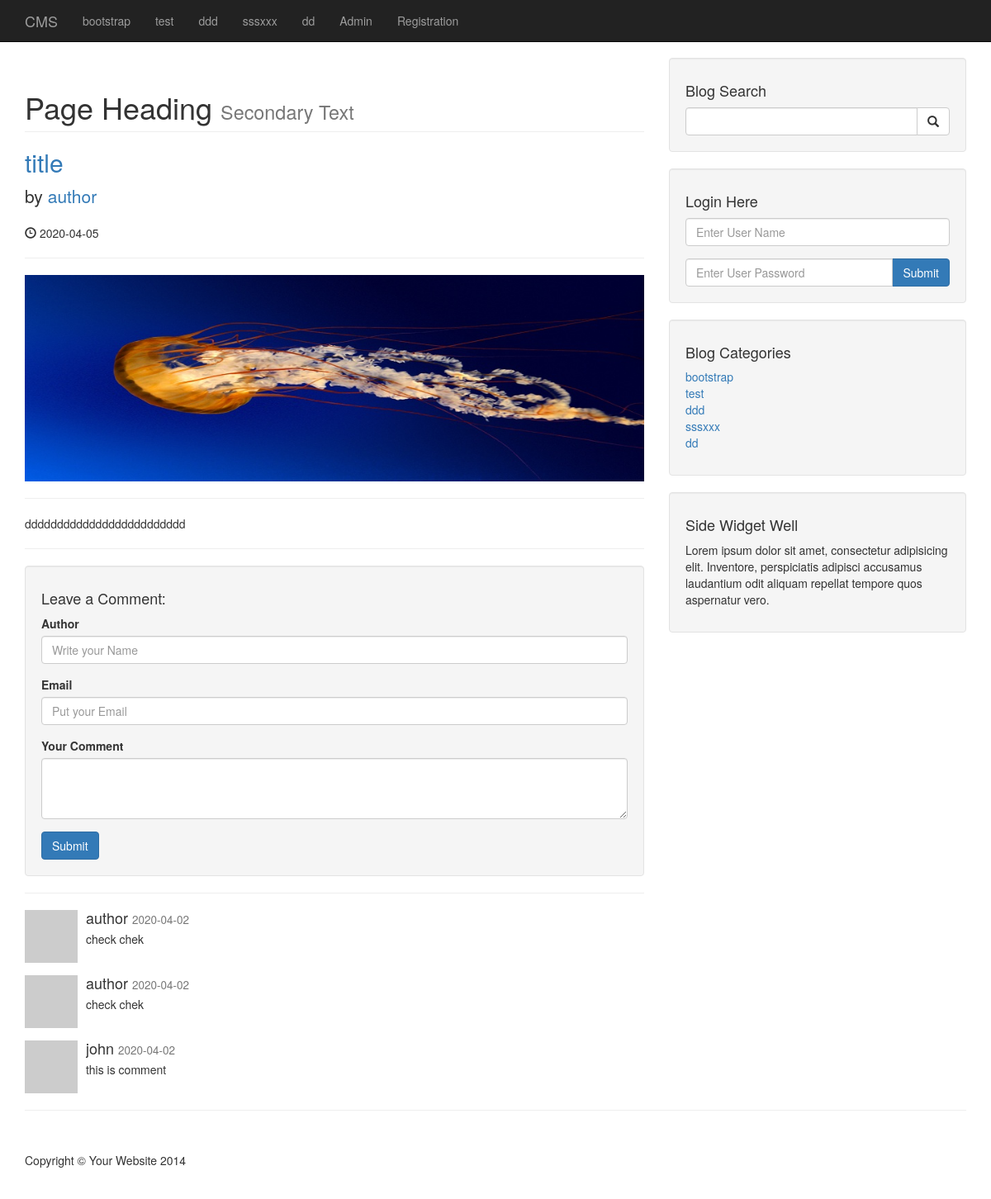
Screenshot of /post.php?p_id=4 with the database file from the repository.
### tables this page shows
CREATE TABLE `catagories` (
  `catId` int(3) NOT NULL,
  `catTitle` varchar(255) NOT NULL
);

CREATE TABLE `posts` (
  `postId` int(3) NOT NULL,
  `postCatagoryId` int(3) NOT NULL,
  `postTitle` varchar(255) NOT NULL,
  `postAuthor` varchar(255) NOT NULL,
  `postDate` date NOT NULL,
  `postImage` text NOT NULL,
  `postContent` text NOT NULL,
  `postTags` varchar(255) NOT NULL,
  `postCommentCount` int(11) NOT NULL,
  `postStatus` varchar(255) NOT NULL DEFAULT 'draft',
  `postViewsCount` int(11) NOT NULL
);

CREATE TABLE `comments` (
  `commentId` int(3) NOT NULL,
  `commentPostId` int(3) NOT NULL,
  `commentAuthor` varchar(255) NOT NULL,
  `commentEmail` varchar(255) NOT NULL,
  `commentContent` text NOT NULL,
  `commentStatus` varchar(255) NOT NULL,
  `commentDate` date NOT NULL
);

### post.php (the view, shortened to what this page needs)
<?php
include "includes/header.php";
include "includes/navigation.php";
?>
    <div class="container">
        <div class="row">
            <div class="col-md-8">
                <?php
                if(isset($_GET['p_id'])){
                $individualPostId = $_GET['p_id'];
                $query = "SELECT * FROM posts WHERE postId = $individualPostId";
                $selectAllPostsQuery = mysqli_query($connection,$query);
                while($row = mysqli_fetch_assoc($selectAllPostsQuery)){
                        $postTitle = $row['postTitle'];
                        $postAuthor = $row['postAuthor'];
                        $postDate = $row['postDate'];
                        $postImage = $row['postImage'];
                        $postContent = $row['postContent'];
                        ?>
                        <h1 class="page-header">
                    Page Heading
                    <small>Secondary Text</small>
                </h1>
                <h2>
                    <a href="#"><?php echo $postTitle?></a>
                </h2>
                <p class="lead">
                    by <a href="index.php"><?php echo $postAuthor?></a>
                </p>
                <p><span class="glyphicon glyphicon-time"></span> <?php echo $postDate?></p>
                <hr>
                <img class="img-responsive" src="images/<?php echo $postImage?>" alt="Image Not Found">
                <hr>
                <p><?php echo $postContent?></p>
                <hr>
<?php    }
}else{
    header("Location: index.php");
}
 ?>
                <div class="well">
                    <h4>Leave a Comment:</h4>
                    <form role="form" action="" method="post">
                        <div class="form-group">
                            <label for="Author">Author</label>
                            <input class="form-control" type="text" name="commentAuthor" placeholder="Write your Name">
                        </div>
                        <div class="form-group">
                            <label for="Email">Email</label>
                            <input class="form-control" type="email" name="commentEmail" placeholder="Put your Email">
                        </div>
                        <div class="form-group">
                            <label for="Comment">Your Comment</label>
                            <textarea name="commentContent" class="form-control" rows="3"></textarea>
                        </div>
                        <button name="createComment" type="submit" class="btn btn-primary">Submit</button>
                    </form>
                </div>
                <hr>
                <?php
                            $query = "SELECT * FROM comments WHERE commentPostId = $individualPostId ";
                            $query .= "AND commentStatus = 'Approved' ";
                            $query .= "ORDER BY commentId DESC ";
                                $selectIndividualCommentsQuery = mysqli_query($connection,$query);
                                while($row = mysqli_fetch_array($selectIndividualCommentsQuery)){
                                    $commentAuthor = $row['commentAuthor'];
                                    $commentContent = $row['commentContent'];
                                    $commentDate = $row['commentDate'];
                                    ?>
                                    <div class="media">
                                        <a class="pull-left" href="#">
                                            <img class="media-object" src="http://placehold.it/64x64" alt="">
                                        </a>
                                        <div class="media-body">
                                            <h4 class="media-heading"><?php echo $commentAuthor;?>
                                                <small><?php echo $commentDate;?> </small>
                                            </h4>
                                             <?php echo $commentContent;?>
                                        </div>
                                    </div>
                                <?php } ?>
            </div>
<?php
include "includes/sidebar.php";
?>
            </div>
        <hr>
<?php
include "includes/footer.php";
?>

### includes/navigation.php (shortened to what this page needs)
<?php include "db.php";?>
<nav class="navbar navbar-inverse navbar-fixed-top" role="navigation">
        <div class="container">
            <div class="navbar-header">
                <a class="navbar-brand" href="index.php">CMS</a>
            </div>
            <div class="collapse navbar-collapse" id="bs-example-navbar-collapse-1">
                <ul class="nav navbar-nav">
                    <?php
                    $query = "SELECT * FROM catagories";
                    $selectAllCatagoriesQuery = mysqli_query($connection,$query);
                    while($row = mysqli_fetch_assoc($selectAllCatagoriesQuery)){
                    	$catTitle = $row['catTitle'];
                    	echo "<li><a href='#'>{$catTitle}</a></>";
                    }
                    ?>
                    <li>
                        <a href="admin">Admin</a>
                    </li>
                    <li>
                        <a href="registration.php">Registration</a>
                    </li>
                </ul>
            </div>
        </div>
    </nav>

### includes/sidebar.php
<div class="col-md-4">
				<div class="well">
					<h4>Blog Search</h4>
					<form action="search.php" method="post">
					<div class="input-group">
						<input name="search" type="text" class="form-control">
						<span class="input-group-btn">
							<button name="submit" class="btn btn-default" type="submit">
								<span class="glyphicon glyphicon-search"></span>
						</button>
						</span>
					</div>
				</form>
				</div>
				<div class="well">
					<h4>Login Here</h4>
					<form action="includes/login.php" method="post">
					<div class="form-group">
						<input placeholder="Enter User Name" name="userName" type="text" class="form-control"></div>
					<div class="input-group">
						<input placeholder="Enter User Password" name="userPassword" type="password" class="form-control">
						<span class="input-group-btn">
							<button name="createLogin" class="btn btn-primary" type="submit">
								<span>Submit</span>
						</button>
					</div>
				</form>
				</div>
				<div class="well">
				<?php
				$query = "SELECT * FROM catagories";
				$selectCatagoriesSidebar = mysqli_query($connection,$query);
				?>
					<h4>Blog Categories</h4>
					<div class="row">
						<div class="col-lg-12">
							<ul class="list-unstyled">
								<?php
								while($row = mysqli_fetch_assoc($selectCatagoriesSidebar)){
								$catTitle = $row['catTitle'];
								$catId = $row['catId'];
								echo "<li><a href='catagory.php?catagory=$catId'>{$catTitle}</a></>";
								}
								?>
							</ul>
						</div>
					</div>
				</div>
				<?php include "widget.php"; ?>
			</div>

### css/blog-home.css (style rules this page uses)
body { padding-top: 70px; }

### rows the page displays
catagories: catTitle "bootstrap"
catagories: catTitle "test"
catagories: catTitle "ddd"
catagories: catTitle "sssxxx"
catagories: catTitle "dd"
posts: postTitle "title", postAuthor "author", postDate "2020-04-05", postImage (picture), postContent "ddddddddddddddddddddddddd"
comments: commentAuthor "author", commentDate "2020-04-02", commentContent "check chek"
comments: commentAuthor "author", commentDate "2020-04-02", commentContent "check chek"
comments: commentAuthor "john", commentDate "2020-04-02", commentContent "this is comment"
